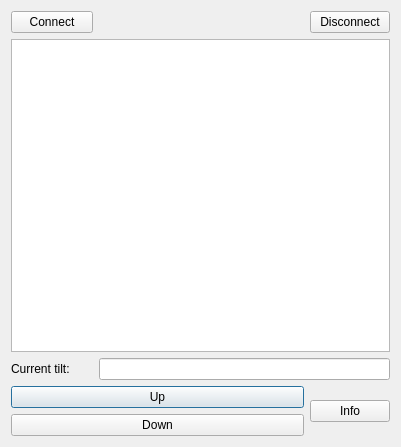
<?xml version="1.0" encoding="UTF-8"?>
<ui version="4.0">
 <class>motor_control</class>
 <widget class="QDialog" name="motor_control">
  <property name="geometry">
   <rect>
    <x>0</x>
    <y>0</y>
    <width>401</width>
    <height>447</height>
   </rect>
  </property>
  <property name="windowTitle">
   <string>Control Kinect motor</string>
  </property>
  <layout class="QGridLayout" name="gridLayout_2">
   <item row="2" column="0">
    <layout class="QGridLayout" name="gridLayout">
     <item row="3" column="0" colspan="2">
      <layout class="QGridLayout" name="gridLayout_3">
       <item row="1" column="0">
        <widget class="QPushButton" name="pushButton">
         <property name="text">
          <string>Up</string>
         </property>
         <property name="icon">
          <iconset theme="go-up">
           <normaloff>.</normaloff>.</iconset>
         </property>
        </widget>
       </item>
       <item row="2" column="0">
        <widget class="QPushButton" name="pushButton_2">
         <property name="text">
          <string>Down</string>
         </property>
         <property name="icon">
          <iconset theme="go-down">
           <normaloff>.</normaloff>.</iconset>
         </property>
        </widget>
       </item>
      </layout>
     </item>
     <item row="2" column="1" colspan="2">
      <widget class="QLineEdit" name="_lne_current_tilt"/>
     </item>
     <item row="3" column="2">
      <widget class="QPushButton" name="pushButton_3">
       <property name="text">
        <string>Info</string>
       </property>
       <property name="icon">
        <iconset theme="dialog-information">
         <normaloff>.</normaloff>.</iconset>
       </property>
      </widget>
     </item>
     <item row="2" column="0">
      <widget class="QLabel" name="_lbl_current_tilt">
       <property name="text">
        <string>Current tilt:       </string>
       </property>
      </widget>
     </item>
     <item row="0" column="2">
      <widget class="QPushButton" name="_psh_disconnect">
       <property name="text">
        <string>Disconnect</string>
       </property>
      </widget>
     </item>
     <item row="0" column="0">
      <widget class="QPushButton" name="_psh_connect">
       <property name="text">
        <string>Connect</string>
       </property>
      </widget>
     </item>
     <item row="0" column="1">
      <spacer name="horizontalSpacer">
       <property name="orientation">
        <enum>Qt::Horizontal</enum>
       </property>
       <property name="sizeHint" stdset="0">
        <size>
         <width>40</width>
         <height>20</height>
        </size>
       </property>
      </spacer>
     </item>
     <item row="1" column="0" colspan="3">
      <widget class="QTextEdit" name="_lbl_output_msg"/>
     </item>
    </layout>
   </item>
  </layout>
 </widget>
 <resources/>
 <connections/>
</ui>
